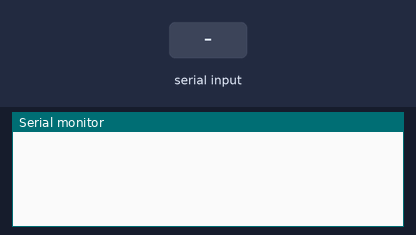
Simulated run of this sketch. Board: Arduino Uno, built with avr-gcc and run on an emulated ATmega328P. Parts: the last lines printed to the serial monitor. Inputs (shaded band) come from the test bench.

Above: at 1.2 s.
1.3 s: ":" received over the second serial link
At 2.2 s:
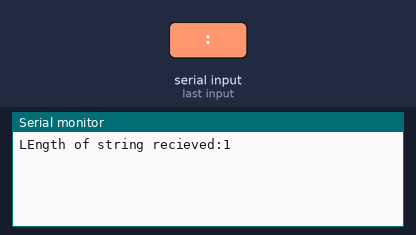
2.8 s: "1" received over the second serial link
At 3.3 s:
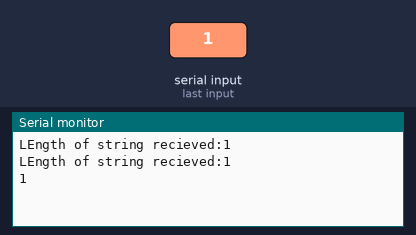

The sketch:

trial_bl_android.ino
```cpp
#include <SoftwareSerial.h>
SoftwareSerial mySerial(10, 11); // RX, TX
char command;
String string;

void setup() {
   mySerial.begin(9600);
 Serial.begin(9600);
}

void loop() {
  if (mySerial.available() > 0)
    { string="";

        while(mySerial.available() > 0)
        {
          Serial.print("LEngth of string recieved:");
    Serial.println(mySerial.available());
        command = ((byte)mySerial.read());
        if(command == ':')
        {
        break;
        }
        else
        {
        string += command;
        delay(10);
        }
     }
   Serial.println(string);
    }


}
```

Measured:
- after the input at 1.3 s, the serial monitor: prints a new line at once (image 1)
- after the input at 2.8 s, the serial monitor: prints a new line at once (image 2)
